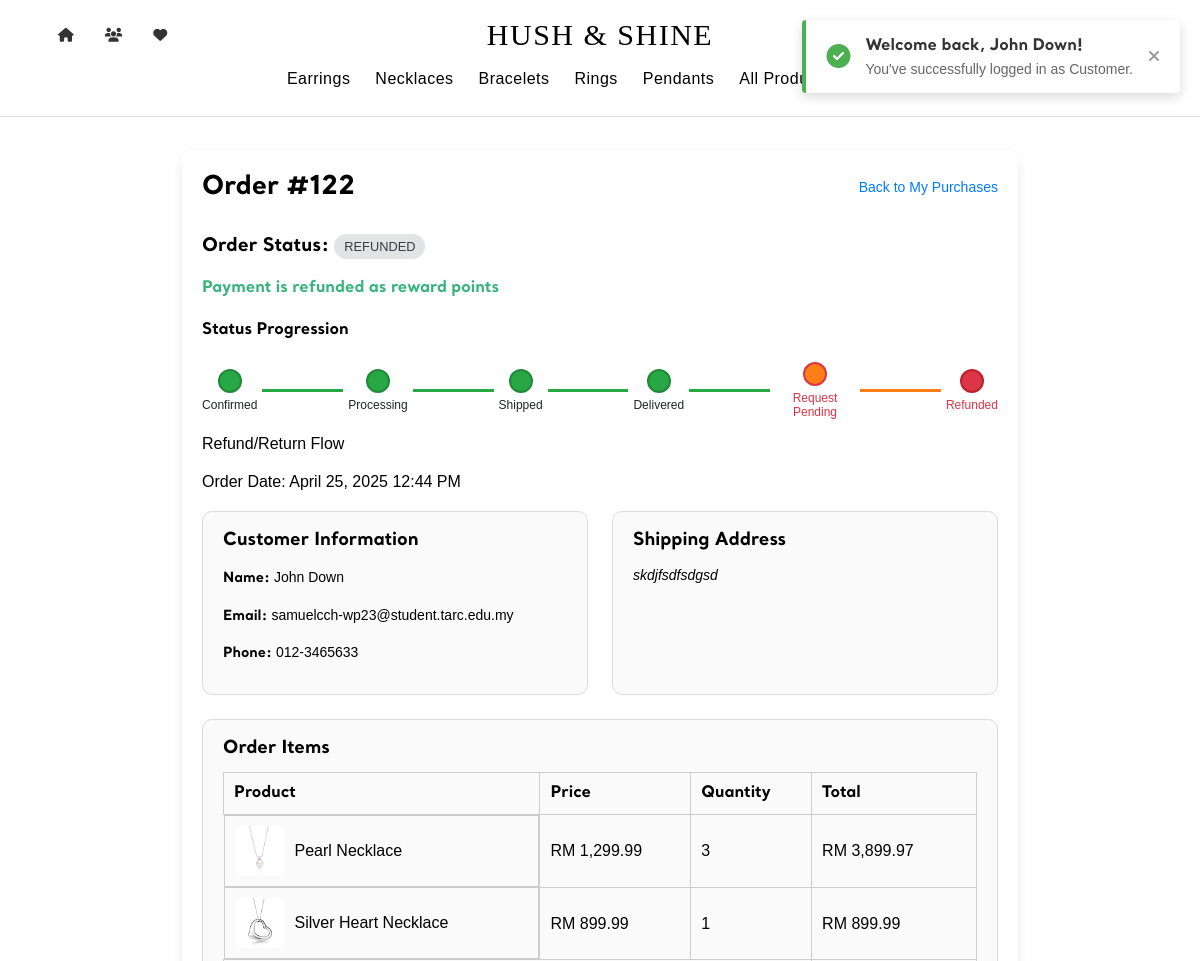
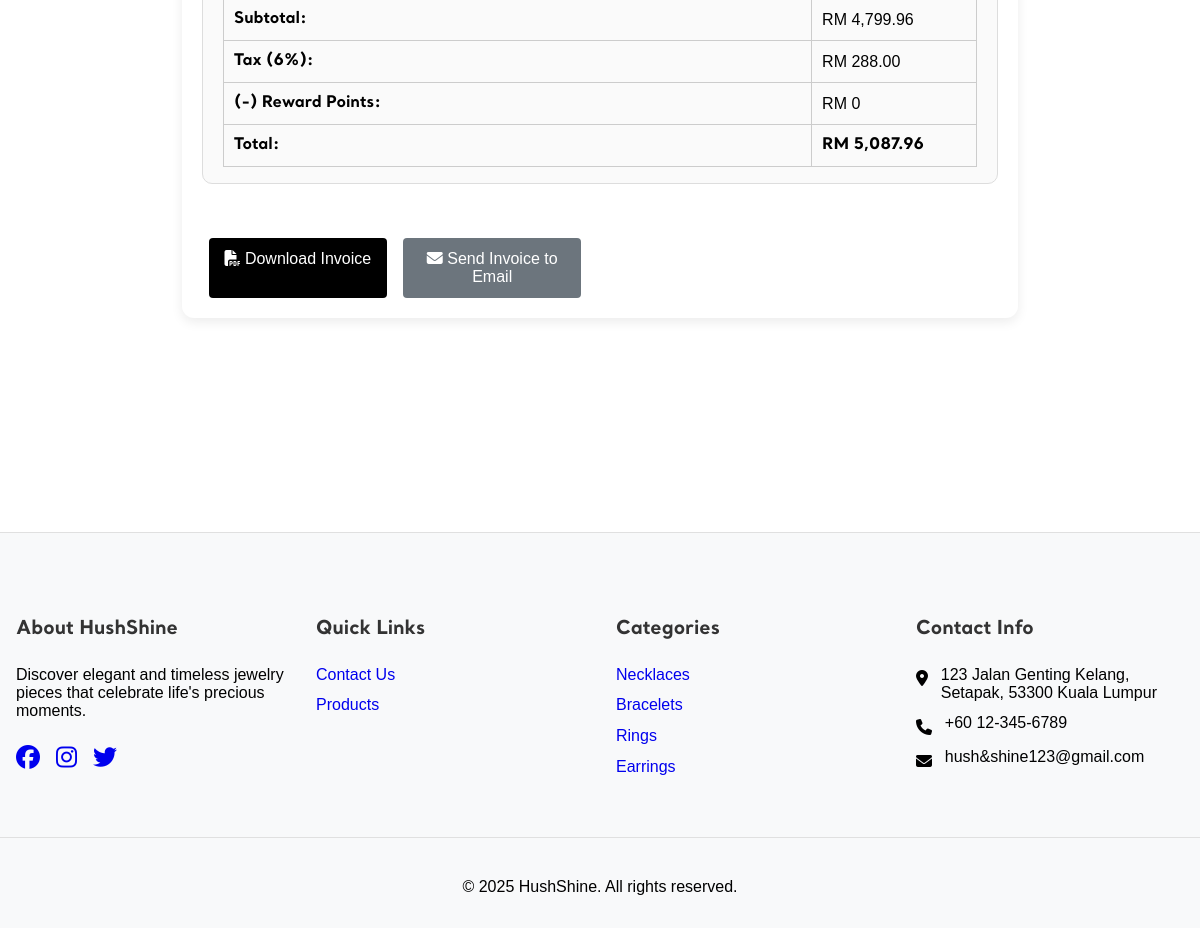
The page /page/cust_viewOrder.php?id=122 (signed in) on the database its author committed (2 pictures, top to bottom).
### tables this page shows
CREATE TABLE `orders` (
  `order_id` int(11) NOT NULL,
  `cust_id` char(5) NOT NULL,
  `order_date` datetime NOT NULL,
  `reward_used` decimal(10,2) DEFAULT 0.00,
  `reward_get` decimal(10,2) DEFAULT 0.00,
  `total_amount` decimal(10,2) NOT NULL,
  `status` varchar(50) NOT NULL DEFAULT 'Pending',
  `payment_id` varchar(255) DEFAULT NULL,
  `payment_status` varchar(50) DEFAULT NULL,
  `shipping_address` text DEFAULT NULL,
  `payment_method` varchar(50) NOT NULL
);

CREATE TABLE `customer` (
  `cust_id` char(5) NOT NULL,
  `cust_name` varchar(50) NOT NULL,
  `cust_contact` varchar(13) NOT NULL,
  `cust_email` varchar(50) NOT NULL,
  `cust_gender` char(1) NOT NULL,
  `cust_password` varchar(100) NOT NULL,
  `cust_photo` varchar(100) NOT NULL,
  `status` enum('active','blocked') DEFAULT 'active',
  `blocked_until` datetime DEFAULT NULL,
  `block_reason` varchar(255) DEFAULT NULL
);

CREATE TABLE `order_items` (
  `order_item_id` int(11) NOT NULL,
  `order_id` int(11) NOT NULL,
  `prod_id` char(4) NOT NULL,
  `quantity` int(11) NOT NULL,
  `price` decimal(10,2) NOT NULL
);

CREATE TABLE `product` (
  `prod_id` char(4) NOT NULL,
  `prod_name` varchar(100) NOT NULL,
  `prod_desc` varchar(200) NOT NULL,
  `price` double(7,2) NOT NULL,
  `quantity` int(4) NOT NULL,
  `cat_id` char(4) NOT NULL,
  `image` varchar(100) NOT NULL
);

### page/cust_viewOrder.php (the view, shortened to what this page needs)
<?php
require '../_base.php';
$custId = $_SESSION['cust_id'];
$orderId = $_GET['id'] ?? null;
try {
    $orderStmt = $_db->prepare("
        SELECT o.*, sp.payment_intent_id, sp.status as payment_status
        FROM orders o
        LEFT JOIN stripe_payments sp ON o.order_id = sp.order_id
        WHERE o.order_id = ? AND o.cust_id = ?
    ");
    $orderStmt->execute([$orderId, $custId]);
    $order = $orderStmt->fetch(PDO::FETCH_ASSOC);
    $itemStmt = $_db->prepare("
        SELECT oi.*, p.prod_name, p.image
        FROM order_items oi
        JOIN product p ON oi.prod_id = p.prod_id
        WHERE oi.order_id = ?
    ");
    $itemStmt->execute([$orderId]);
    $orderItems = $itemStmt->fetchAll(PDO::FETCH_ASSOC);
    $trackingInfo = [
        'courier' => '',
        'tracking_number' => ''
    ];
    if (!empty($order['shipping_address']) && strpos($order['shipping_address'], '--TRACKING INFO--') !== false) {
        $parts = explode('--TRACKING INFO--', $order['shipping_address']);
        $shippingAddress = trim($parts[0]);
        if (isset($parts[1])) {
            if (preg_match('/Courier:\s*(.*?)\s*\n/i', $parts[1], $match)) {
                $trackingInfo['courier'] = $match[1];
            }
            if (preg_match('/Tracking Number:\s*(.*?)\s*(\n|$)/i', $parts[1], $match)) {
                $trackingInfo['tracking_number'] = $match[1];
            }
        }
    } else {
        $shippingAddress = $order['shipping_address'];
    }
    $custStmt = $_db->prepare("
        SELECT cust_name, cust_email, cust_contact
        FROM customer
        WHERE cust_id = ?
    ");
    $custStmt->execute([$custId]);
    $customer = $custStmt->fetch(PDO::FETCH_ASSOC);
} catch (Exception $e) {
    error_log("View Order Error: " . $e->getMessage());
    header('Location: mypurchase.php');
    exit;
}
include '../_head.php';
?>
<div class="custView-order-details-page">
    <div class="custView-page-header">
        <h2>Order #<?= $orderId ?></h2>
        <a href="mypurchase.php" class="custView-back-link">Back to My Purchases</a>
    </div>
    <div class="order-summary-section">
        <div class="order-status">
            <h3>Order Status: <span class="status-badge status-<?= strtolower($order['status']) ?>"><?= htmlspecialchars($order['status']) ?></span></h3>
            <?php if ($order['status'] === 'Refunded'): ?>
                <div class="refund_noti">Payment is refunded as reward points</div>
            <?php endif; ?>
            <div class="status-progression-container">
                <h4>Status Progression</h4>
                <div class="status-track">
                    <?php
                    $statuses = [];
                    $headerText = '';
                    if ($order['status'] === 'Refunded') {
                        $statuses = ['Confirmed', 'Processing', 'Shipped', 'Delivered', 'Request Pending', 'Refunded'];
                        $headerText = 'Refund/Return Flow';
                    } elseif ($order['status'] === 'Request Pending') {
                        $statuses = ['Confirmed', 'Processing', 'Shipped', 'Delivered', 'Request Pending'];
                        $headerText = 'Refund/Return Flow';
                    } elseif ($order['status'] === 'Cancelled') {
                        $statuses = ['Cancelled'];
                        $headerText = 'Order Cancellation Flow';
                    } else {
                        $statuses = ['Confirmed', 'Processing', 'Shipped', 'Delivered', 'Received'];
                        $headerText = 'Order Fulfillment Flow';
                    }
                    $currentStatusIndex = array_search($order['status'], $statuses);
                    foreach ($statuses as $index => $status):
                        $isActive = $order['status'] !== 'Pending' && $index <= $currentStatusIndex;
                        $isCurrent = $status === $order['status'];
                        $statusClass = in_array($status, ['Request Pending', 'Refunded', 'Cancelled']) ? 'issue-status' : '';
                    ?>
                        <div class="status-step <?= $isActive ? 'active' : '' ?> <?= $isCurrent ? 'current' : '' ?> <?= $statusClass ?>">
                            <div class="status-dot"></div>
                            <div class="status-label"><?= htmlspecialchars($status) ?></div>
                        </div>
                        <?php if ($index < count($statuses) - 1): ?>
                            <div class="status-line"></div>
                        <?php endif; ?>
                    <?php endforeach; ?>
                </div>
                <p class="status-header"><?= htmlspecialchars($headerText) ?></p>
            </div>
            <p>Order Date: <?= date('F j, Y g:i A', strtotime($order['order_date'])) ?></p>
        </div>
    </div>
    <div class="custView-order-details-grid">
        <div class="custView-detail-card">
            <h3>Customer Information</h3>
            <div class="custView-card-content">
                <p><strong>Name:</strong> <?= htmlspecialchars($customer['cust_name']) ?></p>
                <p><strong>Email:</strong> <?= htmlspecialchars($customer['cust_email']) ?></p>
                <p><strong>Phone:</strong> <?= htmlspecialchars($customer['cust_contact']) ?></p>
            </div>
        </div>
        <div class="custView-detail-card">
            <h3>Shipping Address</h3>
            <div class="custView-card-content">
                <address>
                    <?= nl2br(htmlspecialchars($shippingAddress ?? 'No shipping address provided')) ?>
                </address>
            </div>
        </div>
        <div class="custView-detail-card full-width">
            <h3>Order Items</h3>
            <div class="custView-card-content">
                <table class="custView-order-items-table">
                    <thead>
                        <tr>
                            <th>Product</th>
                            <th>Price</th>
                            <th>Quantity</th>
                            <th>Total</th>
                        </tr>
                    </thead>
                    <tbody>
                        <?php
                        $subtotal = 0;
                        foreach ($orderItems as $item):
                            $subtotal += $item['price'] * $item['quantity'];
                        ?>
                            <?php
                                $productImage = '../images/no-image.png';
                                if (!empty($item['image'])) {
                                    $imageData = json_decode($item['image'], true);
                                    if ($imageData) {
                                        $imageFile = is_array($imageData) ? $imageData[0] : $imageData;
                                        $productImage = '../images/products/' . $imageFile;
                                    }
                                }
                            ?>
                            <tr>
                                <td class="custView-product-cell">
                                    <div class="custView-product-info">
                                        <img src="<?= $productImage ?>" alt="<?= htmlspecialchars($item['prod_name']) ?>" class="custView-product-thumb">
                                        <span><?= htmlspecialchars($item['prod_name']) ?></span>
                                    </div>
                                </td>
                                <td>RM <?= number_format($item['price'], 2) ?></td>
                                <td><?= $item['quantity'] ?></td>
                                <td>RM <?= number_format($item['price'] * $item['quantity'], 2) ?></td>
                            </tr>
                        <?php endforeach; ?>
                    </tbody>
                    <tfoot>
                        <tr>
                            <td colspan="3" class="custView-text-right"><strong>Subtotal:</strong></td>
                            <td>RM <?= number_format($subtotal, 2) ?></td>
                        </tr>
                        <tr>
                            <td colspan="3" class="custView-text-right"><strong>Tax (6%):</strong></td>
                            <td>RM <?= number_format($subtotal * 0.06, 2) ?></td>
                        </tr>
                        <tr>
                            <td colspan="3" class="custView-text-right"><strong>(-) Reward Points:</strong></td>
                            <td>RM <?= number_format($order['reward_used']) ?></td>
                        </tr>
                        <tr>
                            <td colspan="3" class="custView-text-right"><strong>Total:</strong></td>
                            <td><strong>RM <?= number_format($order['total_amount'], 2) ?></strong></td>
                        </tr>
                    </tfoot>
                </table>
            </div>
        </div>
        <?php if ($order['status'] !== 'Pending'&& $order['status'] !== 'Cancelled'): ?>
            <div class="confirmation-actions" style="margin-top: 30px; text-align: center;">
                <a href="custGenerate_invoice.php?id=<?= $orderId ?>" class="admin-submit-btn" target="_blank">
                    <i class="fas fa-file-pdf"></i> Download Invoice
                </a>
                <a href="custGenerate_invoice.php?id=<?= $orderId ?>&email=1" class="admin-submit-btn secondary">
                    <i class="fas fa-envelope"></i> Send Invoice to Email
                </a>
            </div>
        <?php endif; ?>
    </div>
</div>
<?php include '../_foot.php'; ?>

### rows shown on the page
orders: status "REFUNDED", status "Refund/Return Flow", order_date "April 25, 2025 12:44 PM", shipping_address "skdjfsdfsdgsd", reward_used "0", total_amount "5,087.96"
customer: cust_name "John Down", cust_email "samuelcch-wp23@student.tarc.edu.my", cust_contact "012-3465633"
order_items: shows a picture, prod.prod_name "Pearl Necklace", price "1,299.99", quantity "3", $item['price'] * $item['quantity'] "3,899.97"
order_items: shows a picture, prod.prod_name "Silver Heart Necklace", price "899.99", quantity "1", $item['price']*$item['quantity'] "899.99"

### other values the page prints
$user_name "John Down"
$user_type "Customer"
$orderId "122"
$status "Confirmed"
$status "Processing"
$status "Shipped"
$status "Delivered"
$status "Request Pending"
$status "Refunded"
$subtotal "4,799.96"
$subtotal * 0.06 "288.00"
